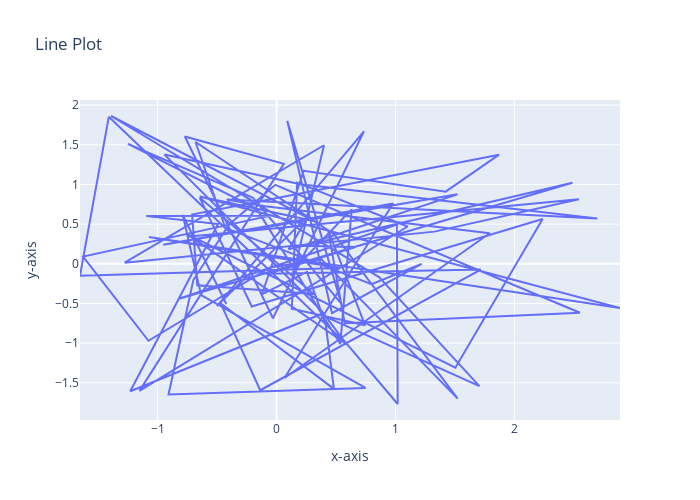

Write notebook code for a chart like this one.
### Markdown cell above
Program to draw line and scatter plots for random 100 x and y coordinates

### Code cell
'''
@Author: Pavan Nakate
@Date: 2021-11-22 01:27
@Last Modified by: Pavan Nakate
@Last Modified time: None
@Title : Linefor100points  
'''
import plotly.express as px
from pylab import randn
import pandas as pd

try:
    x = randn(100)
    y = randn(100)
    df = pd.DataFrame({ 'x-axis':x, 'y-axis':y })

    fig = px.line(df, x='x-axis', y='y-axis', width=700, height=500, title="Line Plot")
    fig.show()
    
except Exception as e:
    print(e)
